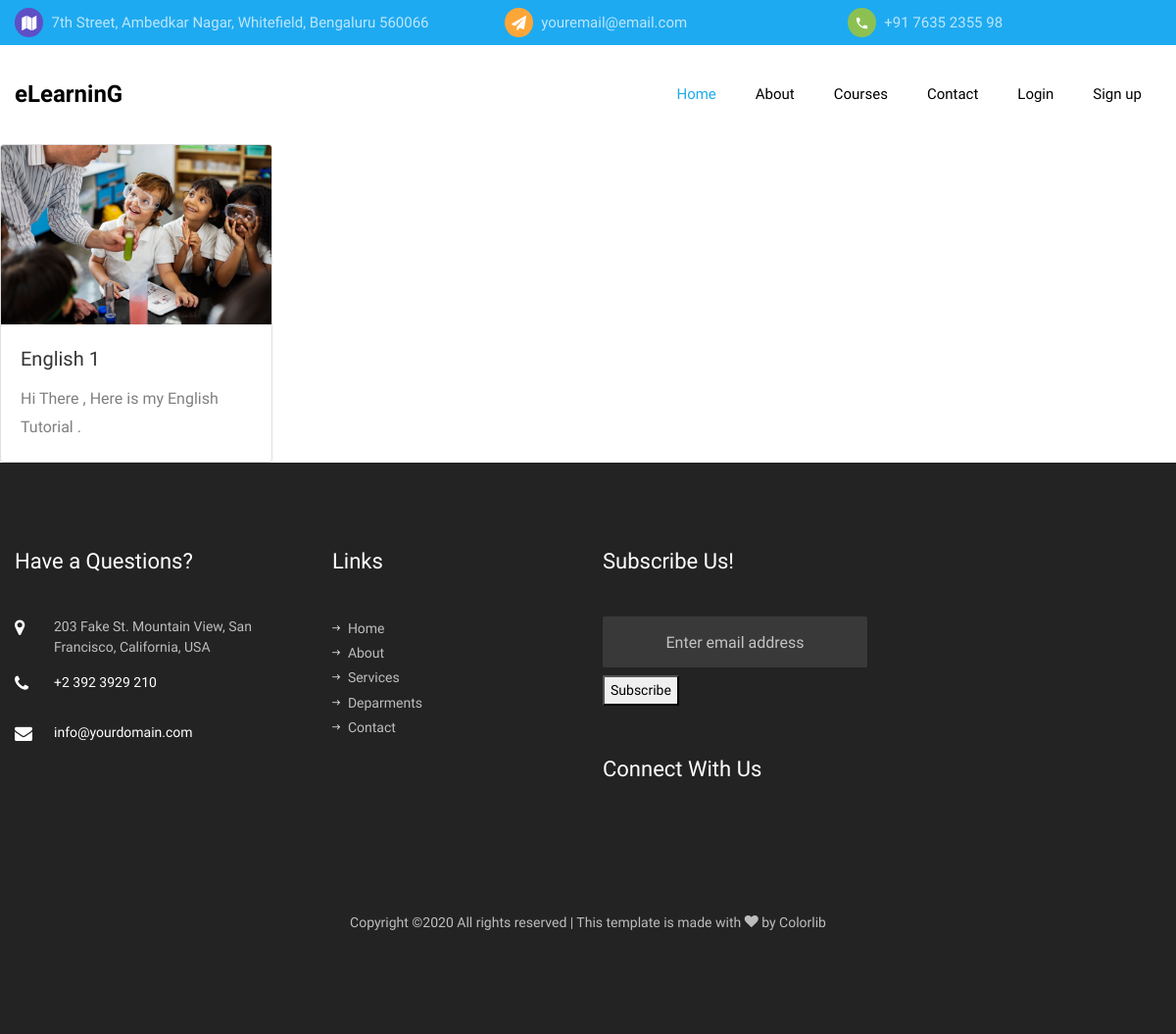
The page /courses/english on the database its author committed.
### courses/models.py (models this page shows, shortened)
class Course(models.Model):
	title = models.CharField(max_length=50)
	overview = models.TextField()
	timestamp = models.DateTimeField(auto_now_add=True)
	comment_count = models.IntegerField(default=0)
	author = models.ForeignKey(Author, on_delete=models.CASCADE)
	thumbnail = models.ImageField()
	content = HTMLField()
	categories = models.ManyToManyField(Category)
	def get_absolute_url(self):
		return reverse('course_detail', kwargs={
			'course_id': self.id
			})

### courses/views.py (the view)
# urls.py: path('courses/english', views.english, name='english'),
def english(request):
	course_list = Course.objects.filter(categories__title='English')
	context= {
		'course_list':course_list
	}
	return render(request, 'english.html', context)

### templates/english.html
{% extends 'base.html' %}
{% block content %}
<div class="row">
{% for course in course_list %}
	<div class="col-md-3">
		<div class="card">
	  		<img class="card-img-top" src="{{ course.thumbnail.url }}" alt="Card image cap">
	  		<div class="card-body">
	    		<a href="{{ course.get_absolute_url }}"><h5 class="card-title">{{ course.title }}</h5></a>
	    		<p class="card-text">{{ course.overview }}</p>
	  		</div>
		</div>
	</div>
{% endfor %}
</div>
{% endblock content %}

### templates/base.html (shortened to what this page needs)
<!DOCTYPE html>
{% load static %}
<html lang="en">
  <head>
  		{% include 'head.html' %}
  </head>
  <body>
  		{% include 'nav.html' %}
{% block content %}
{% endblock content %}
		{% include 'footer.html' %}
  </body>
</html>

### templates/head.html (shortened to what this page needs)
{% load static %}
    <link rel="stylesheet" href="{% static 'css/open-iconic-bootstrap.min.css' %}">
    <link rel="stylesheet" href="{% static 'css/animate.css' %}">
    <link rel="stylesheet" href="{% static 'css/owl.carousel.min.css' %}">
    <link rel="stylesheet" href="{% static 'css/owl.theme.default.min.css' %}">
    <link rel="stylesheet" href="{% static 'css/magnific-popup.css' %}">
    <link rel="stylesheet" href="{% static 'css/aos.css' %}">
    <link rel="stylesheet" href="{% static 'css/ionicons.min.css' %}">
    <link rel="stylesheet" href="{% static 'css/flaticon.css' %}">
    <link rel="stylesheet" href="{% static 'css/icomoon.css' %}">
    <link rel="stylesheet" href="{% static 'css/style.css' %}">

### templates/nav.html (shortened to what this page needs)
{% load static %}
<div class="py-2 bg-primary">
    	<div class="container">
    		<div class="row no-gutters d-flex align-items-start align-items-center px-3 px-md-0">
	    		<div class="col-lg-12 d-block">
		    		<div class="row d-flex">
			    		<div class="col-md-5 pr-4 d-flex topper align-items-center">
			    			<div class="icon bg-fifth mr-2 d-flex justify-content-center align-items-center"><span class="icon-map"></span></div>
						    <span class="text">7th Street, Ambedkar Nagar, Whitefield, Bengaluru 560066</span>
					    </div>
					    <div class="col-md pr-4 d-flex topper align-items-center">
					    	<div class="icon bg-secondary mr-2 d-flex justify-content-center align-items-center"><span class="icon-paper-plane"></span></div>
						    <span class="text">youremail@email.com</span>
					    </div>
					    <div class="col-md pr-4 d-flex topper align-items-center">
					    	<div class="icon bg-tertiary mr-2 d-flex justify-content-center align-items-center"><span class="icon-phone2"></span></div>
						    <span class="text">+91 7635 2355 98</span>
					    </div>
				    </div>
			    </div>
		    </div>
		  </div>
    </div>
    <nav class="navbar navbar-expand-lg navbar-dark bg-dark ftco_navbar ftco-navbar-light" id="ftco-navbar">
	    <div class="container d-flex align-items-center">
	    	<a class="navbar-brand" href="{% url 'index' %}">eLearninG</a>
	      <div class="collapse navbar-collapse" id="ftco-nav">
	        <ul class="navbar-nav ml-auto">
	        	<li class="nav-item active"><a href="{% url 'index' %}" class="nav-link pl-0">Home</a></li>
	        	<li class="nav-item"><a href="#" class="nav-link">About</a></li>
	        	<li class="nav-item"><a href="{% url 'courses' %}" class="nav-link">Courses</a></li>
	          	<li class="nav-item"><a href="{% url 'contact' %}" class="nav-link">Contact</a></li>
	          	{% if request.user.is_authenticated %}
	          	<li class="nav-item"><a href="{% url 'account_logout' %}" class="nav-link">Logout</a></li>
	          	{% else %}
	          	<li class="nav-item"><a href="{% url 'account_login' %}" class="nav-link">Login</a></li>
	          	<li class="nav-item"><a href="{% url 'account_signup' %}" class="nav-link">Sign up</a></li>
	          	{% endif %}
	        </ul>
	      </div>
	    </div>
	  </nav>

### templates/footer.html (shortened to what this page needs)
{% load static %}
<footer class="ftco-footer ftco-bg-dark ftco-section">
      <div class="container">
        <div class="row mb-5">
          <div class="col-md-6 col-lg-3">
            <div class="ftco-footer-widget mb-5">
            	<h2 class="ftco-heading-2">Have a Questions?</h2>
            	<div class="block-23 mb-3">
	              <ul>
	                <li><span class="icon icon-map-marker"></span><span class="text">203 Fake St. Mountain View, San Francisco, California, USA</span></li>
	                <li><a href="#"><span class="icon icon-phone"></span><span class="text">+2 392 3929 210</span></a></li>
	                <li><a href="#"><span class="icon icon-envelope"></span><span class="text">info@yourdomain.com</span></a></li>
	              </ul>
	            </div>
            </div>
          </div>
          <div class="col-md-6 col-lg-3">
            <div class="ftco-footer-widget mb-5 ml-md-4">
              <h2 class="ftco-heading-2">Links</h2>
              <ul class="list-unstyled">
                <li><a href="#"><span class="ion-ios-arrow-round-forward mr-2"></span>Home</a></li>
                <li><a href="#"><span class="ion-ios-arrow-round-forward mr-2"></span>About</a></li>
                <li><a href="#"><span class="ion-ios-arrow-round-forward mr-2"></span>Services</a></li>
                <li><a href="#"><span class="ion-ios-arrow-round-forward mr-2"></span>Deparments</a></li>
                <li><a href="#"><span class="ion-ios-arrow-round-forward mr-2"></span>Contact</a></li>
              </ul>
            </div>
          </div>
          <div class="col-md-6 col-lg-3">
            <div class="ftco-footer-widget mb-5">
            	<h2 class="ftco-heading-2">Subscribe Us!</h2>
              <form action="." method="POST" class="subscribe-form">
                <div class="form-group">
                  <input type="email" name="email" id="email" class="form-control mb-2 text-center" placeholder="Enter email address">
                  <button type="submit">Subscribe</button>
                </div>
              </form>
            </div>
            <div class="ftco-footer-widget mb-5">
            	<h2 class="ftco-heading-2 mb-0">Connect With Us</h2>
            	<ul class="ftco-footer-social list-unstyled float-md-left float-lft mt-3">
              </ul>
            </div>
          </div>
        </div>
        <div class="row">
          <div class="col-md-12 text-center">
            <p>
  Copyright &copy;<script>document.write(new Date().getFullYear());</script> All rights reserved | This template is made with <i class="icon-heart" aria-hidden="true"></i> by <a href="https://colorlib.com" target="_blank">Colorlib</a>
  </p>
          </div>
        </div>
      </div>
    </footer>

### templates/scripts.html (shortened to what this page needs)
{% load static %}

### static/css/icomoon.css (style rules this page uses)
[class^="icon-"], [class*=" icon-"] { font-family: 'icomoon' !important; speak: none; font-style: normal; font-weight: normal; font-variant: normal; text-transform: none; line-height: 1; -webkit-font-smoothing: antialiased; -moz-osx-font-smoothing: grayscale; }
.icon-heart:before { content: "\f004"; }
.icon-map-marker:before { content: "\f041"; }
.icon-phone:before { content: "\f095"; }
.icon-envelope:before { content: "\f0e0"; }
.icon-paper-plane:before { content: "\f1d8"; }
.icon-map:before { content: "\f279"; }
.icon-phone2:before { content: "\e0cd"; }

### rows shown on the page
Course: thumbnail (picture), title "English 1", overview "Hi There , Here is my English Tutorial ."
